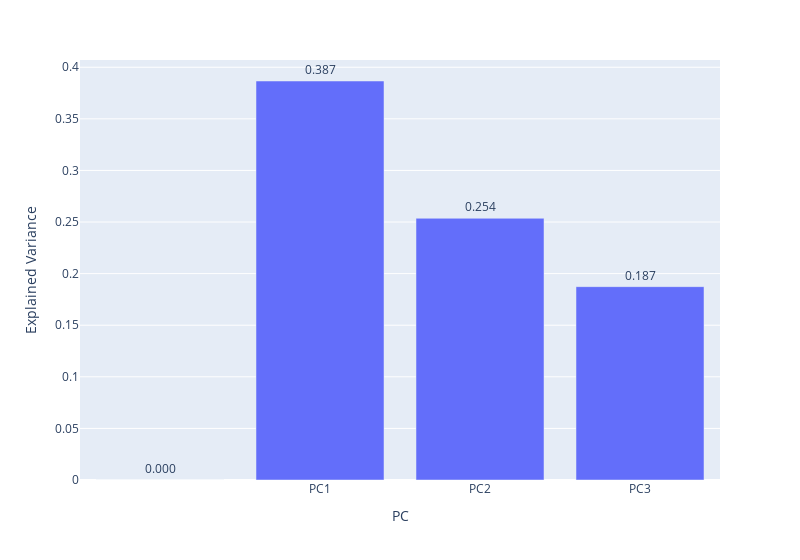

The cell this chart's notebook holds for it:
### Code cell
fig.update_traces(texttemplate='%{text:.3f}', textposition='outside') # limit decimal cases and text outside the bar
fig.show() #explained variance

### Figure 1 — Plotly figure (JSON) as saved in the notebook; plotly's stock layout.template omitted (floating-point values rounded to 4 significant figures)
{"data": [{"alignmentgroup": "True", "hovertemplate": "PC=%{x}<br>Explained Variance=%{text}<extra></extra>", "legendgroup": "", "marker": {"color": "#636efa", "pattern": {"shape": ""}}, "name": "", "offsetgroup": "", "orientation": "v", "showlegend": false, "text": [0, 0.3867, 0.2536, 0.1874], "textposition": "outside", "texttemplate": "%{text:.3f}", "type": "bar", "x": ["", "PC1", "PC2", "PC3"], "xaxis": "x", "y": [0, 0.3867, 0.2536, 0.1874], "yaxis": "y"}], "layout": {"barmode": "relative", "legend": {"tracegroupgap": 0}, "margin": {"t": 60}, "width": 800, "xaxis": {"anchor": "y", "domain": [0, 1], "title": {"text": "PC"}}, "yaxis": {"anchor": "x", "domain": [0, 1], "title": {"text": "Explained Variance"}}}}
